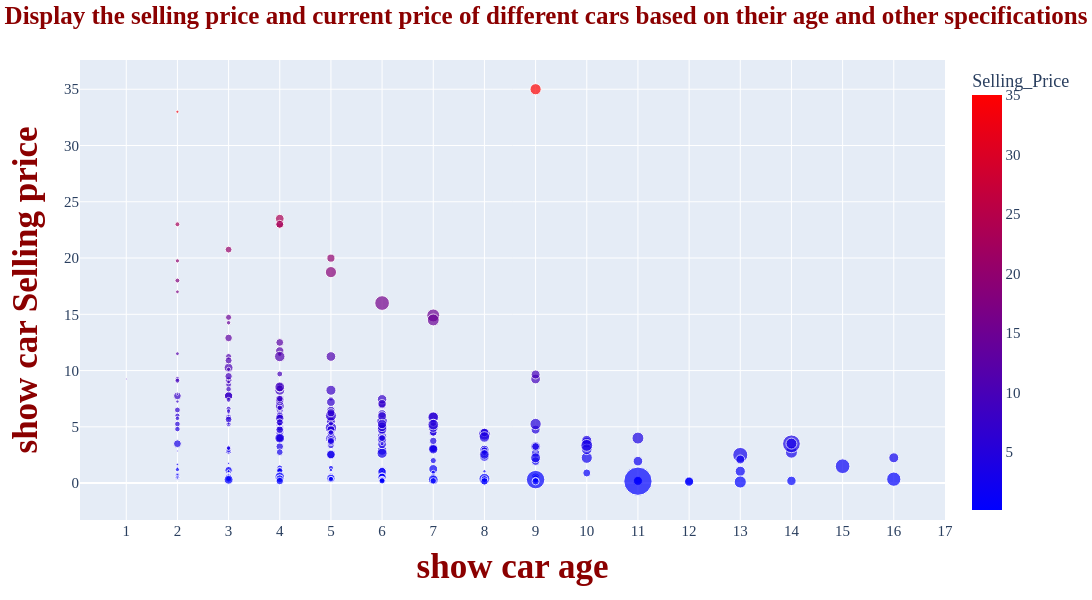

This figure's notebook cell:
### Code cell
# scatter plot in plotly
fig = px.scatter(df, x='age', y='Selling_Price', size='Kms_Driven', color='Selling_Price',
                 hover_name='Selling_Price', hover_data=['Selling_Price', 'age', 'Present_Price', 'Kms_Driven'],
                 color_continuous_scale=px.colors.sequential.Bluered)


# General chart changes
fig.update_layout(
    width=1100,
    height=600,
    font_size=15,
    font_family='times New Roman',
    barcornerradius=13,


    # title
    title="Display the selling price and current price of different cars based on their age and other specifications",
    title_font_size=25,
    title_font_color='darkred',
    title_font_weight='bold',
    title_x=0.5,
    title_y=0.99,


    # xaxis
    xaxis_title="show car age",
    xaxis_title_font_size=35,
    xaxis_title_font_weight='bold',
    xaxis_title_font_color='darkred',
    


    # yaxis
    yaxis_title="show car Selling price",
    yaxis_title_font_size=35,
    yaxis_title_font_weight='bold',
    yaxis_title_font_color='darkred',

    # changing range X-axis
    xaxis=dict(tickmode='linear', dtick=1)
)

# show result
fig.show()

### Figure 1 — Plotly figure (JSON) as saved in the notebook; plotly's stock layout.template omitted (floating-point values rounded to 4 significant figures; data arrays with more than 128 entries replaced by an {"elided": "..."} marker saying what was removed)
{"data": [{"customdata": {"elided": "301x2 float values"}, "hovertemplate": "<b>%{hovertext}</b><br><br>age=%{x}<br>Selling_Price=%{marker.color}<br>Kms_Driven=%{customdata[1]}<br>Present_Price=%{customdata[0]}<extra></extra>", "hovertext": {"elided": "301 float values"}, "legendgroup": "", "marker": {"color": {"elided": "301 float values"}, "coloraxis": "coloraxis", "size": {"elided": "301 int values"}, "sizemode": "area", "sizeref": 1250, "symbol": "circle"}, "mode": "markers", "name": "", "orientation": "v", "showlegend": false, "type": "scatter", "x": {"elided": "301 int values"}, "xaxis": "x", "y": {"elided": "301 float values"}, "yaxis": "y"}], "layout": {"barcornerradius": 13, "coloraxis": {"autocolorscale": false, "colorbar": {"title": {"text": "Selling_Price"}}, "colorscale": [[0, "rgb(0,0,255)"], [1, "rgb(255,0,0)"]]}, "font": {"family": "times New Roman", "size": 15}, "height": 600, "legend": {"itemsizing": "constant", "tracegroupgap": 0}, "margin": {"t": 60}, "title": {"font": {"color": "darkred", "size": 25, "weight": "bold"}, "text": "Display the selling price and current price of different cars based on their age and other specifications", "x": 0.5, "y": 0.99}, "width": 1100, "xaxis": {"anchor": "y", "domain": [0, 1], "dtick": 1, "tickmode": "linear", "title": {"font": {"color": "darkred", "size": 35, "weight": "bold"}, "text": "show car age"}}, "yaxis": {"anchor": "x", "domain": [0, 1], "title": {"font": {"color": "darkred", "size": 35, "weight": "bold"}, "text": "show car Selling price"}}}}
